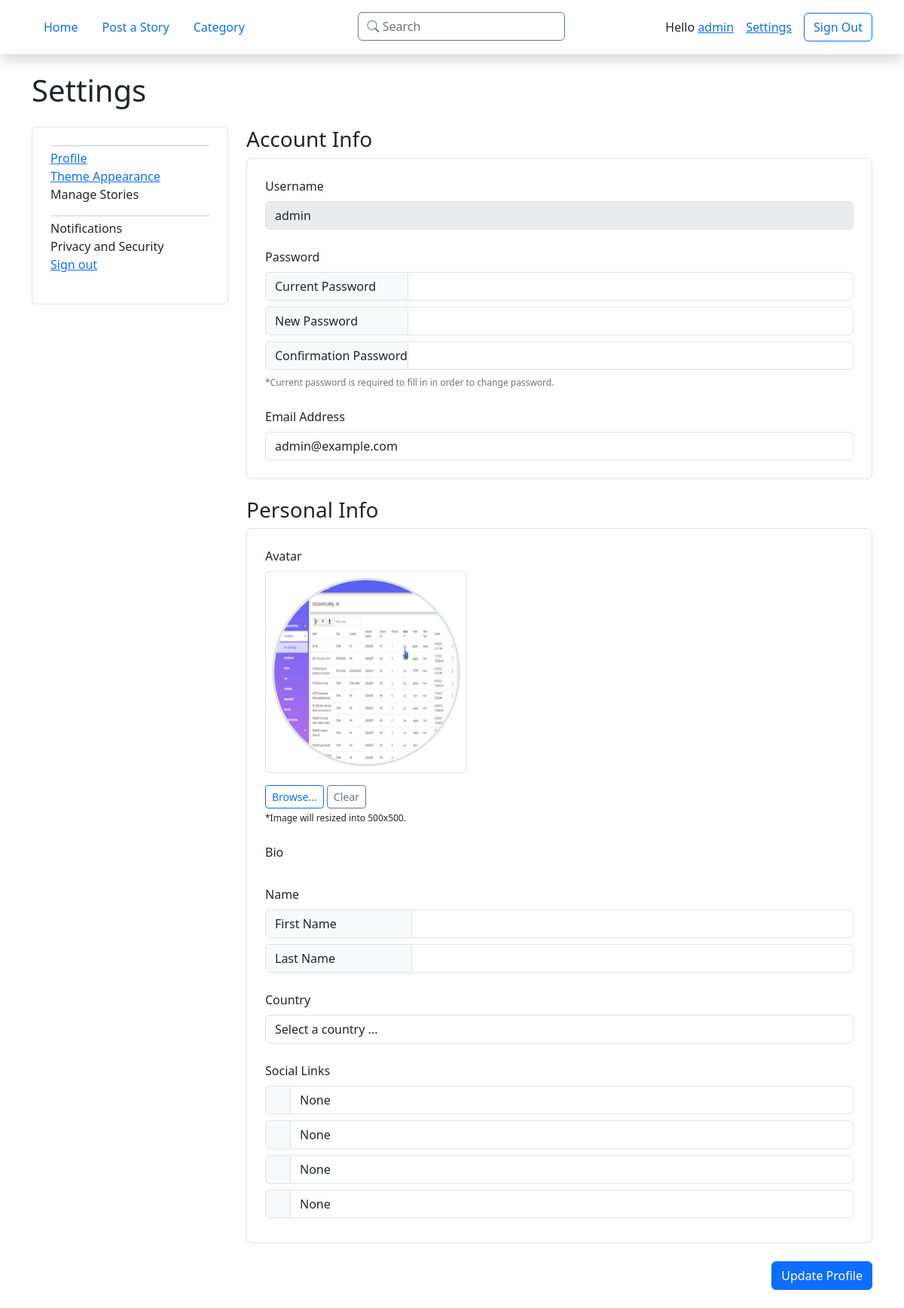
/oldstimes/settings/profile (signed in), run on the app's committed database.
### old_straits_times/models.py (models this page shows, shortened)
class Author(AbstractUser):
    bio = RichTextField()
    country = models.CharField(max_length=60, default="", blank=True, null=True)
    avatar = ResizedImageField(size=[400,400],
                               default="avatars/none/default.png",
                               upload_to=path_and_rename,
                               null=True,
                               blank=True)
    social1 = models.CharField(max_length=120, default="", blank=True, null=True)
    social2 = models.CharField(max_length=120, default="", blank=True, null=True)
    social3 = models.CharField(max_length=120, default="", blank=True, null=True)
    social4 = models.CharField(max_length=120, default="", blank=True, null=True)

### old_straits_times/views.py (the view, shortened to what this page needs)
# urls.py: path('settings/profile', views.settings_profile, name='settings_profile'),
def settings_profile(request):
    template_name = 'old_straits_times/settings_profile.html'
    author = get_object_or_404(Author, pk=request.user.pk)
    return render(request, template_name, {
        "author": author
    })

### old_straits_times/templates/old_straits_times/settings_profile.html (shortened to what this page needs)
{% extends './settings_base.html' %}
{% block sub-content %}
    <form method="POST" onsubmit="return submitChange(this)" enctype="multipart/form-data">
        <h3>Account Info</h3>
        <div class="border rounded p-4 mb-4">
            <div class="mb-4">
                <label class="form-label">Username</label>
                <input type="text" class="form-control" value="{{ author.username }}" disabled />
            </div>
            <div class="mb-4">
                <label class="form-label">Password</label>
                <div class="input-group mb-2">
                    <span class="input-group-text password-input">Current Password</span>
                    <input name="current_password" id="currentPassword" type="password" class="form-control">
                </div>
                <div class="input-group mb-2">
                    <span class="input-group-text password-input">New Password</span>
                    <input name="new_password" id="newPassword" type="password" class="form-control">
                </div>
                <div class="input-group mb-2">
                    <span class="input-group-text password-input">Confirmation Password</span>
                    <input name="new_password_confirmation" type="password" class="form-control">
                </div>
                <div class="form-text text-secondary fs-7">*Current password is required to fill in in order to change password.</div>
            </div>
            <div>
                <label class="form-label">Email Address</label>
                <input name="email" type="text" class="form-control" value="{{ author.email }}" />
            </div>
        </div>
        <h3>Personal Info</h3>
        <div class="border rounded p-4 mb-4">
            <div class="mb-4">
                <label class="form-label">Avatar</label>
                <div class="pb-3 d-flex">
                    <div class="border rounded p-2">
                        <img class="rounded-circle border border-3 border-body" id="avatarImage" style="width: 250px; height: 250px;" src="{% if author.avatar %}{{ author.avatar.url }}{% else %}https://via.placeholder.com/500{% endif %}" alt="Avatar" />
                    </div>
                </div>
                <div>
                    <input type="button" class="btn btn-outline-primary btn-sm" value="Browse..." onclick="this.previousElementSibling.click();" />
                    <input type="button" class="btn btn-outline-secondary btn-sm" value="Clear" onclick="removeAvatarInput();" />
                    <p class="fs-7 mt-1">*Image will resized into 500x500.</p>
                </div>
            </div>
            <div class="mb-4">
                <label class="form-label">Bio</label>
            </div>
            <div class="mb-4">
                <label class="form-label">Name</label>
                <div class="input-group mb-2">
                    <span class="input-group-text w-25">First Name</span>
                    <input name="first_name" type="text" value="{{ author.first_name }}" class="form-control">
                </div>
                <div class="input-group mb-2">
                    <span class="input-group-text w-25">Last Name</span>
                    <input name="last_name" type="text" value="{{ author.last_name }}" class="form-control">
                </div>
            </div>
            <div class="mb-4">
                <label class="form-label">Country</label>
                <select name="country" class="form-control" id="country">
                </select>
            </div>
            <div>
                <label class="form-label">Social Links</label>
                <div class="input-group mb-2">
                    <span class="input-group-text"></span>
                    <input name="social1" type="text" value="{{ author.social1 }}" class="form-control">
                </div>
                <div class="input-group mb-2">
                    <span class="input-group-text"></span>
                    <input name="social2" type="text" value="{{ author.social2 }}" class="form-control">
                </div>
                <div class="input-group mb-2">
                    <span class="input-group-text"></span>
                    <input name="social3" type="text" value="{{ author.social3 }}" class="form-control">
                </div>
                <div class="input-group mb-2">
                    <span class="input-group-text"></span>
                    <input name="social4" type="text" value="{{ author.social4 }}" class="form-control">
                </div>
            </div>
        </div>
        <div class="d-flex justify-content-end">
            <input type="submit" class="btn btn-primary" value="Update Profile" />
        </div>
    </form>
{% endblock sub-content %}

### old_straits_times/templates/old_straits_times/base.html (shortened to what this page needs)
<!doctype html>
<html lang="en" data-bs-theme="{{ request.COOKIES.theme_color|default:'light' }}">
    <head>
        {% load static %}
        <link href="https://cdn.jsdelivr.net/npm/bootstrap@5.3.0-alpha1/dist/css/bootstrap.min.css" rel="stylesheet">
        <link rel="stylesheet" href="https://cdn.jsdelivr.net/npm/bootstrap-icons@1.10.3/font/bootstrap-icons.css">
        <link href='https://css.gg/css' rel='stylesheet'>
        <link rel="stylesheet" href="{% static 'old_straits_times/customs.css' %}">
    </head>
    <body>
        <header class="sticky-top shadow bg-body">
            <div class="container">
                <div class="py-3 d-flex justify-content-between">
                    <div>
                        <nav>
                            <ul class="nav d-none d-md-flex">
                                <li class="nav-item">
                                  <a href="{% url 'oldstimes:index' %}" class="nav-link" aria-current="page">Home</a>
                                </li>
                                {% if request.user.is_authenticated %}
                                    <li class="nav-item">
                                        <a href="{% url 'oldstimes:story_post' %}" class="nav-link" aria-current="page">Post a Story</a>
                                    </li>
                                {% endif %}
                                <li class="nav-item">
                                  <a class="nav-link" href="{% url 'oldstimes:category' %}">Category</a>
                                </li>
                            </ul>
                        </nav>
                    </div>
                    <div class="d-none d-xl-block">
                        <div class="d-flex" role="search">
                            <button class="btn btn-outline-secondary text-start" data-bs-toggle="modal" data-bs-target="#searchModal" style="width: 275px;">
                                <i class="bi bi-search"></i>
                                Search
                            </button>
                        </div>
                    </div>
                    {% if request.user.is_authenticated %}
                        <div class="d-flex align-items-center">
                            <span class="pe-3">Hello <a href="{% url 'oldstimes:profile' request.user.username %}">{{ request.user.username }}</a></span>
                            <a class="pe-3" href="{% url 'oldstimes:settings_profile' %}">
                                Settings
                            </a>
                            <a class="d-none d-sm-block" href="{% url 'oldstimes:auth_logout' %}">
                                <button class="btn btn-outline-primary">Sign Out</button>
                            </a>
                        </div>
                    {% endif %}
                </div>
            </div>
        </header>
        <div class="container my-4">
            {% block content %}{% endblock content %}
        </div>
    </body>
</html>

### old_straits_times/static/old_straits_times/customs.css (style rules this page uses)
.fs-7 { font-size: 0.75rem !important; }
.password-input { width: 190px; }

### data on the page
Author: user.username "admin", username "admin", email "admin@example.com", avatar (picture), social1 "None", social2 "None", social3 "None", social4 "None"
